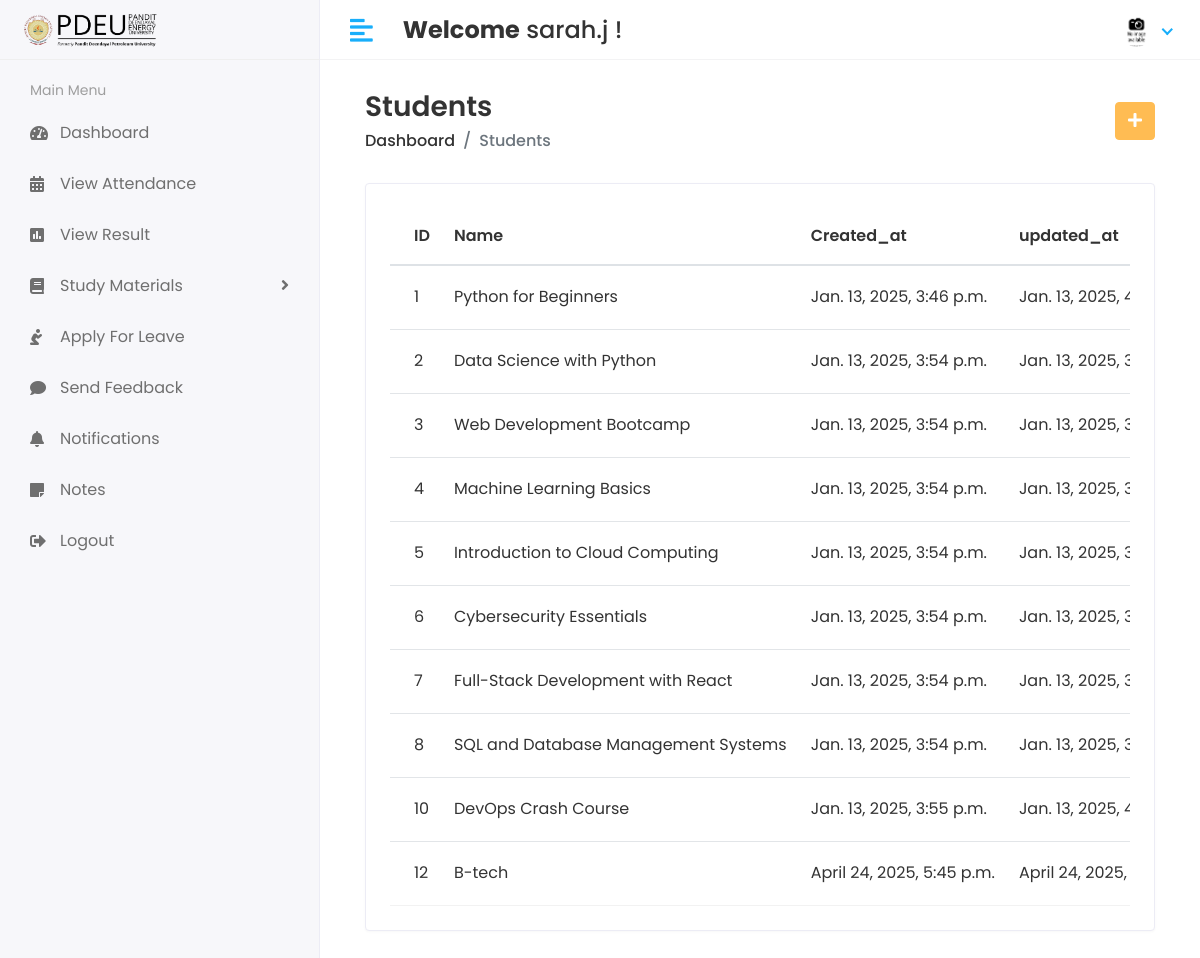
Page /Hod/Course/View (signed in) on the committed database.
### app/models.py (models this page shows, shortened)
class CustomUser(AbstractUser):
    USER = (
        (1, 'HOD'),
        (2, 'STAFF'),
        (3, 'STUDENT'),
        (4, 'PARENT'),  # Added Parent user type
    )
    user_type = models.CharField(choices=USER, max_length=50, default=1)
    profile_pic = models.ImageField(upload_to='media/profile_pic')

class Course(models.Model):
    name = models.CharField(max_length=100)
    created_at = models.DateTimeField(auto_now_add=True)
    updated_at = models.DateTimeField(auto_now=True)

### student_management_system/Hod_Views.py (the view)
# urls.py: path('Hod/Course/View', Hod_Views.VIEW_COURSE, name='view_course'),
@login_required(login_url='/')
def VIEW_COURSE(request):
    course = Course.objects.all()
    context = {
        'course': course,
    }
    return render(request, 'Hod/view_course.html', context)

### templates/Hod/view_course.html (shortened to what this page needs)
{% extends 'base.html' %}
{% block content %}
{% load static %}
<div class="content container-fluid">
               <div class="page-header">
                  <div class="row align-items-center">
                     <div class="col">
                        <h3 class="page-title">Students</h3>
                        <ul class="breadcrumb">
                           <li class="breadcrumb-item"><a href="{% url 'hod_home' %}">Dashboard</a></li>
                           <li class="breadcrumb-item active">Students</li>
                        </ul>
                     </div>
                     <div class="col-auto text-right float-right ml-auto">
                        <a href="{% url 'add_course' %}" class="btn btn-primary"><i class="fas fa-plus"></i></a>
                     </div>
                  </div>
               </div>
               <div class="row">
                  <div class="col-sm-12">
                     <div class="card card-table">
                        <div class="card-body">
                           <div class="table-responsive">
                              <table id="table_id" class="table table-hover table-center mb-0">
                                 <thead>
                                    <tr>
                                       <th>ID</th>
                                       <th>Name</th>
                                       <th>Created_at</th>
                                       <th>updated_at</th>
                                    </tr>
                                 </thead>
                                 <tbody>
                                 {% for i in course %}
                                    <tr>
                                       <td>{{i.id}}</td>
                                       <td>{{i.name}}</td>
                                       <td>{{i.created_at}}</td>
                                       <td>{{i.updated_at}}</td>
                                    </tr>
                                 {% endfor %}
                                 </tbody>
                              </table>
                           </div>
                        </div>
                     </div>
                  </div>
               </div>
            </div>
{% endblock %}

### templates/base.html (shortened to what this page needs)
<!DOCTYPE html>
<html lang="en">
{% load static %}
   <head>
      <link rel="stylesheet" href="{% static 'assets/plugins/bootstrap/css/bootstrap.min.css' %}">
      <link rel="stylesheet" href="{% static 'assets/plugins/fontawesome/css/fontawesome.min.css' %}">
      <link rel="stylesheet" href="{% static 'assets/plugins/fontawesome/css/all.min.css' %}">
      <link rel="stylesheet" href="{% static 'assets/css/style.css' %}">
      <link rel="stylesheet" href="{% static 'assets/plugins/datatables/datatables.min.css' %}">
   </head>
   <body>
      <div class="main-wrapper">
         {% include 'includes/header.html' %}
         {% include 'includes/sidebar.html' %}
         <div class="page-wrapper">
            <div class="content container-fluid">
               {% block content %}
               {% endblock %}
            </div>
         </div>
      </div>
   </body>
</html>

### templates/includes/header.html (shortened to what this page needs)
{% load static %}
<div class="header">
    <div class="header-left">
        <span class="logo">
            <img src="{% static 'assets/img/pdpu image-Photoroom.png' %}" alt="PDEU Logo">
        </span>
    </div>
    <a href="javascript:void(0);" id="toggle_btn">
        <i class="fas fa-align-left"></i>
    </a>
    <div class="top-nav-search mt-3">
        <h4><strong>Welcome</strong>
            <span>
                {% if user.first_name and user.last_name %}
                    {{ user.first_name }} {{ user.last_name }}
                {% else %}
                    {{ user.username }}
                {% endif %}
            </span> !
        </h4>
    </div>
    <ul class="nav user-menu">
        <li class="nav-item dropdown has-arrow">
            <a href="#" class="dropdown-toggle nav-link" data-toggle="dropdown">
                {% if user.profile_pic == "" %}
                    <span class="user-img"><img class="rounded-circle" src="{% static 'assets/img/noimg.jpg' %}" width="31" alt="Ryan Taylor"></span>
                {% else %}
                    <span class="user-img"><img class="rounded-circle" src="/{{user.profile_pic}}" width="31" alt="Ryan Taylor"></span>
                {% endif %}
            </a>
        </li>
    </ul>
</div>

### templates/includes/sidebar.html (shortened to what this page needs)
<div class="sidebar" id="sidebar">
    <div class="sidebar-inner slimscroll">
        <div id="sidebar-menu" class="sidebar-menu">
            {% if user.user_type == '1' %}
            <ul>
                <li class="menu-title">
                    <span>Main Menu</span>
                </li>
                <li class="">
                    <a href="{% url 'hod_home' %}"><i class="fas fa-holly-berry"></i> <span>Dashboard</span></a>
                </li>
                <li class="submenu">
                    <a href="#"><i class="fas fa-user-graduate"></i> <span>Students</span> <span class="menu-arrow"></span></a>
                    <ul>
                        <li><a href="{% url 'add_student' %}">Add Student</a></li>
                        <li><a href="{% url 'bulk_add_student' %}">Bulk Add Students</a></li>
                        <li><a href="{% url 'view_student' %}">View Student</a></li>
                    </ul>
                </li>
                <li class="submenu">
                    <a href="#"><i class="fas fa-chalkboard-teacher"></i> <span>Staff</span> <span class="menu-arrow"></span></a>
                    <ul>
                        <li><a href="{% url 'add_staff' %}">Add Staff</a></li>
                        <li><a href="{% url 'bulk_add_staff' %}">Bulk Add Staff</a></li>
                        <li><a href="{% url 'view_staff' %}">View Staff</a></li>
                    </ul>
                </li>
                <li class="submenu">
                    <a href="#"><i class="fas fa-users"></i> <span>Parents</span> <span class="menu-arrow"></span></a>
                    <ul>
                        <li><a href="{% url 'add_parent' %}">Add Parent</a></li>
                        <li><a href="{% url 'view_parent' %}">View Parent</a></li>
                    </ul>
                </li>
                <li class="submenu">
                    <a href="#"><i class="fa fa-graduation-cap"></i> <span>Course</span> <span class="menu-arrow"></span></a>
                    <ul>
                        <li><a href="{% url 'add_course' %}">Add Course</a></li>
                        <li><a href="{% url 'view_course' %}">View Course</a></li>
                    </ul>
                </li>
                <li class="submenu">
                    <a href="#"><i class="fas fa-book-reader"></i> <span>Subjects</span> <span class="menu-arrow"></span></a>
                    <ul>
                        <li><a href="{% url 'add_subject' %}">Add Subject</a></li>
                        <li><a href="{% url 'view_subject' %}">View Subject</a></li>
                    </ul>
                </li>
                <li class="submenu">
                    <a href="#"><i class="fas fa-clock"></i> <span>Session</span> <span class="menu-arrow"></span></a>
                    <ul>
                        <li><a href="{% url 'add_session' %}">Add Session</a></li>
                        <li><a href="{% url 'view_session' %}">View Session</a></li>
                    </ul>
                </li>
                <li class="">
                    <a href="{% url 'staff_send_notification' %}"><i class="fa fa-bell"></i> <span>Send Staff Notification</span></a>
                </li>
                <li class="">
                    <a href="{% url 'student_send_notification' %}"><i class="fa fa-bell"></i> <span>Send Student Notification</span></a>
                </li>
                <li class="">
                    <a href="{% url 'view_attendance' %}"><i class="fa fa-calendar"></i> <span>View Attendance</span></a>
                </li>
                <li class="">
                    <a href="{% url 'staff_feedback_reply' %}"><i class="fas fa-comments"></i> <span>Staff Feedback</span></a>
                </li>
                <li class="">
                    <a href="{% url 'get_student_feedback' %}"><i class="fas fa-comments"></i> <span>Student Feedback</span></a>
                </li>
                <li class="">
                    <a href="{% url 'staff_leave_view' %}"><i class="fas fa-envelope"></i> <span>Staff Leave</span></a>
                </li>
                <li class="">
                    <a href="{% url 'student_leave_view' %}"><i class="fas fa-envelope"></i> <span>Student Leave</span></a>
                </li>
                <li class="">
                    <a href="{% url 'logout' %}"><i class="fas fa-sign-out-alt"></i> <span>Logout</span></a>
                </li>
            </ul>
            {% elif user.user_type == '3' %}
            <ul>
                <li class="menu-title">
                    <span>Main Menu</span>
                </li>
                <li class="">
                    <a href="{% url 'student_home' %}"><i class="fas fa-tachometer-alt"></i> <span>Dashboard</span></a>
                </li>
                <li class="">
                    <a href="{% url 'student_view_attendance' %}"><i class="fas fa-calendar-alt"></i> <span>View Attendance</span></a>
                </li>
                <li class="">
                    <a href="{% url 'view_result' %}"><i class="fa fa-poll" aria-hidden="true"></i><span>View Result</span></a>
                </li>
                <li class="submenu">
                    <a href="#"><i class="fas fa-book"></i> <span>Study Materials</span> <span class="menu-arrow"></span></a>
                </li>
                <li class="">
                    <a href="{% url 'student_leave' %}"><i class="fa fa-pray" aria-hidden="true"></i><span>Apply For Leave</span></a>
                </li>
                <li class="">
                    <a href="{% url 'student_feedback' %}"><i class="fas fa-comment" aria-hidden="true"></i><span>Send Feedback</span></a>
                </li>
                <li class="">
                    <a href="{% url 'student_notification' %}"><i class="fas fa-bell" aria-hidden="true"></i><span>Notifications</span></a>
                </li>
                <li class="">
                    <a href="{% url 'student_notes' %}"><i class="fas fa-sticky-note"></i> <span>Notes</span></a>
                </li>
                <li class="">
                    <a href="{% url 'logout' %}"><i class="fas fa-sign-out-alt"></i> <span>Logout</span></a>
                </li>
            </ul>
            {% endif %}
        </div>
    </div>
 </div>

### rows in the picture
CustomUser: username "sarah.j"
Course: id "1", name "Python for Beginners", created_at "Jan. 13, 2025, 3:46 p.m.", updated_at "Jan. 13, 2025,…"
Course: id "2", name "Data Science with Python", created_at "Jan. 13, 2025, 3:54 p.m.", updated_at "Jan. 13, 2025,…"
Course: id "3", name "Web Development Bootcamp", created_at "Jan. 13, 2025, 3:54 p.m.", updated_at "Jan. 13, 2025,…"
Course: id "4", name "Machine Learning Basics", created_at "Jan. 13, 2025, 3:54 p.m.", updated_at "Jan. 13, 2025,…"
Course: id "5", name "Introduction to Cloud Computing", created_at "Jan. 13, 2025, 3:54 p.m.", updated_at "Jan. 13, 2025,…"
Course: id "6", name "Cybersecurity Essentials", created_at "Jan. 13, 2025, 3:54 p.m.", updated_at "Jan. 13, 2025,…"
Course: id "7", name "Full-Stack Development with React", created_at "Jan. 13, 2025, 3:54 p.m.", updated_at "Jan. 13, 2025,…"
Course: id "8", name "SQL and Database Management Systems", created_at "Jan. 13, 2025, 3:54 p.m.", updated_at "Jan. 13, 2025,…"
Course: id "10", name "DevOps Crash Course", created_at "Jan. 13, 2025, 3:55 p.m.", updated_at "Jan. 13, 2025,…"
Course: id "12", name "B-tech", created_at "April 24, 2025, 5:45 p.m.", updated_at "April 24, 2025,…"
